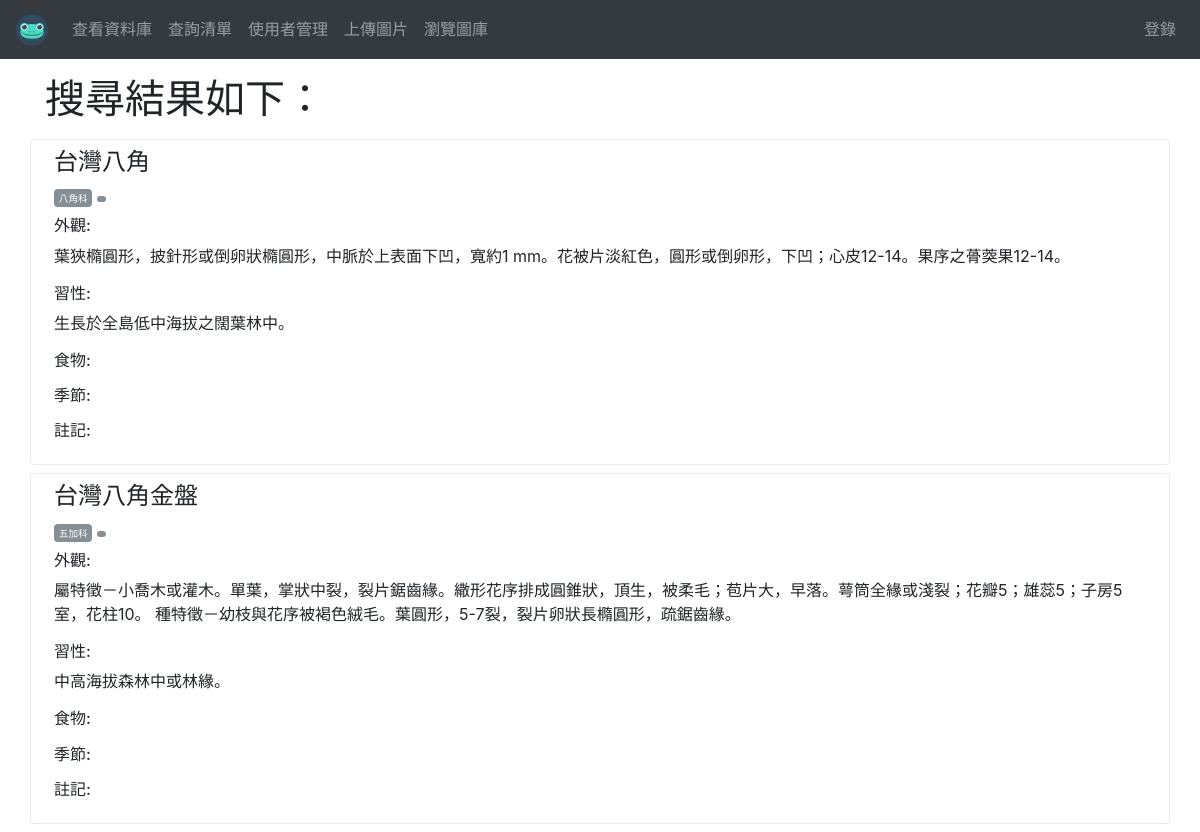
/Views/SearchResult.php?keyword=台灣八角 (signed in), run on the app's committed database.
### tables this page shows
CREATE TABLE `library` (
  `id` int(11) NOT NULL,
  `organismname` varchar(100) NOT NULL,
  `label` varchar(30) DEFAULT NULL,
  `family` varchar(30) DEFAULT NULL,
  `genus` varchar(30) DEFAULT NULL,
  `food` varchar(50) DEFAULT NULL,
  `season` varchar(20) DEFAULT NULL,
  `status` text,
  `habitat` text,
  `note` text,
  `createtime` datetime NOT NULL DEFAULT CURRENT_TIMESTAMP
);

### Modules/Function.php (called while the page is built, shortened)
<?php
    function searchEcology($Keyword = "%", $Label = "%", $Family = "%", $Genus = "%") {
        global $conn;
        if($Keyword != "%") {
            $Keyword = "%" . mysqli_real_escape_string($conn, $Keyword) . "%";
        }
        if($Label != "%") {
            $Label = "%" . mysqli_real_escape_string($conn, $Label) . "%";
        }
        if($Family != "%") {
            $Family = "%" . mysqli_real_escape_string($conn, $Family) . "%";
        }
        if($Genus != "%") {
            $Genus = "%" . mysqli_real_escape_string($conn, $Genus) . "%";
        }
        $sql = "SELECT * FROM `library` WHERE `label` LIKE '$Label' AND `family` LIKE '$Family' AND  (`genus` LIKE '$Genus' OR `genus` IS NULL) AND (`organismname` LIKE '$Keyword' OR `food` LIKE '$Keyword' OR `season` LIKE '$Keyword' OR `status` LIKE '$Keyword' OR `habitat` LIKE '$Keyword')";
        return mysqli_query($conn, $sql);
    }
?>

### Views/SearchResult.php (the view, shortened to what this page needs)
<?php
include 'header.php';
require "../Modules/Function.php";
?>
<div class="container mt-3">
<?php
$keyword = $_REQUEST['keyword'];
$label = $_REQUEST['label'];
$family = $_REQUEST['family'];
$genus = $_REQUEST['genus'];
echo "<h1>搜尋結果如下：</h1>";
echo '<div class="row mt-3">';
$results = searchEcology($keyword, $label, $family, $genus);
while ($row = mysqli_fetch_array($results)) {
  echo '<div class="col-12">
          <div class="row border rounded mb-2 p-2">
            <!-- <div class="col-md-3 mb-2 mb-md-0">
                <img width="150px" class="border rounded img-fluid" src="https://sdl-stickershop.line.naver.jp/products/0/0/1//1035020/LINEStorePC/main.png" alt="photo in data">
            </div> -->
            <div class="col-md-12">
              <h4>',$row["organismname"],'</h4>
              <span class="badge badge-secondary"><small>',$row["family"],'</small></span>
              <span class="badge badge-secondary"><small>',$row["genus"],'</small></span>
              <h6 class="mt-2">外觀:</h6>
              <p>',$row["status"],'</p>
              <h6>習性:</h6>
              <p>',$row["habitat"],'</p>
              <h6>食物:</h6>
              <p>',$row["food"],'</p>
              <h6>季節:</h6>
              <p>',$row["season"],'</p>
              <h6>註記:</h6>
              <p>',$row["note"],'</p>
            </div>
          </div>
        </div>';
}
echo "</div>"
?>
</div>
<?php
include 'footer.php';
?>

### data on the page
library: organismname "台灣八角", family "八角科", status "葉狹橢圓形，披針形或倒卵狀橢圓形，中脈於上表面下凹，寬約1 mm。花被片淡紅色，圓形或倒卵形，下凹；心皮12-14。果序之蓇葖果12-14。", habitat "生長於全島低中海拔之闊葉林中。"
library: organismname "台灣八角金盤", family "五加科", status "屬特徵－小喬木或灌木。單葉，掌狀中裂，裂片鋸齒緣。繖形花序排成圓錐狀，頂生，被柔毛；苞片大，早落。萼筒全緣或淺裂；花瓣5；雄蕊5；子房5室，花柱10。 種特徵－幼枝與花序被褐色絨毛。葉圓形，5-7裂，裂片卵狀長橢圓形，疏鋸齒緣。", habitat "中高海拔森林中或林緣。"
